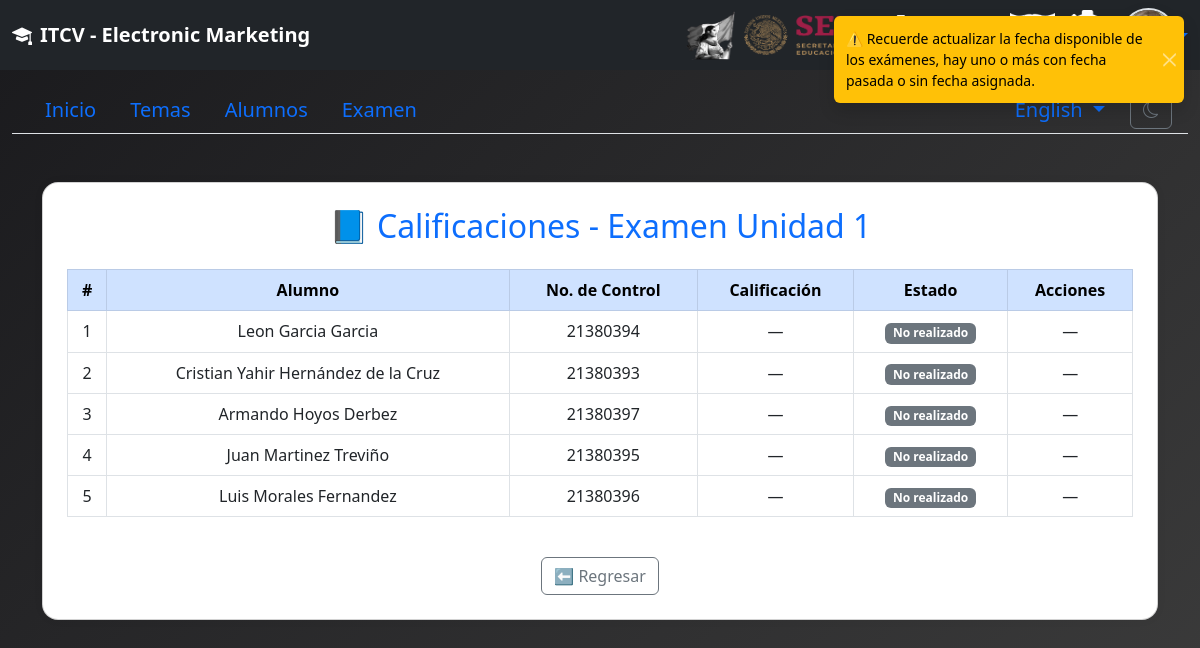
Page /assets/code/profesor/alumnos_calificacion_examenes.php?unidad=1 (signed in) on the committed database.
### tables this page shows
CREATE TABLE `alumnos` (
  `id_usuario` int(11) NOT NULL,
  `nocontrol` int(11) NOT NULL,
  `semestre` int(11) NOT NULL,
  `horas_U1` bigint(20) DEFAULT NULL,
  `horas_U2` bigint(20) DEFAULT NULL,
  `horas_U3` bigint(20) DEFAULT NULL,
  `horas_U4` bigint(20) DEFAULT NULL,
  `horas_U5` bigint(20) DEFAULT NULL,
  PRIMARY KEY (`id_usuario`),
  CONSTRAINT `Alumnos_ibfk_1` FOREIGN KEY (`id_usuario`) REFERENCES `usuarios` (`id_usuario`)
);

CREATE TABLE `usuarios` (
  `id_usuario` int(11) NOT NULL AUTO_INCREMENT,
  `nombres` varchar(100) NOT NULL,
  `apellido_paterno` varchar(40) NOT NULL,
  `apellido_materno` varchar(40) NOT NULL,
  `campus` varchar(150) NOT NULL,
  `pass` varchar(100) NOT NULL,
  `idioma` varchar(2) NOT NULL,
  `id_tipo_usuario` int(11) NOT NULL,
  `fecha_registro` datetime NOT NULL,
  `avatar` varchar(200) DEFAULT NULL,
  PRIMARY KEY (`id_usuario`),
  KEY `id_tipo_usuario` (`id_tipo_usuario`),
  CONSTRAINT `Usuarios_ibfk_1` FOREIGN KEY (`id_tipo_usuario`) REFERENCES `tipo_usuario` (`id_tipo_usuario`)
);

CREATE TABLE `alumnos_calificacion` (
  `id_usuario` int(11) NOT NULL,
  `calf_1` int(11) DEFAULT NULL,
  `calf_2` int(11) DEFAULT NULL,
  `calf_3` int(11) DEFAULT NULL,
  `calf_4` int(11) DEFAULT NULL,
  `calf_5` int(11) DEFAULT NULL,
  `examen_U1` tinyint(1) DEFAULT '0',
  `examen_U2` tinyint(1) DEFAULT '0',
  `examen_U3` tinyint(1) DEFAULT '0',
  `examen_U4` tinyint(1) DEFAULT '0',
  `examen_U5` tinyint(1) DEFAULT '0',
  `tipo_examen_U1` int(11) DEFAULT NULL,
  `tipo_examen_U2` int(11) DEFAULT NULL,
  `tipo_examen_U3` int(11) DEFAULT NULL,
  `tipo_examen_U4` int(11) DEFAULT NULL,
  `tipo_examen_U5` int(11) DEFAULT NULL,
  PRIMARY KEY (`id_usuario`),
  CONSTRAINT `fk_usuario_calificacion` FOREIGN KEY (`id_usuario`) REFERENCES `usuarios` (`id_usuario`) ON DELETE CASCADE ON UPDATE CASCADE
);

### assets/code/profesor/alumnos_calificacion_examenes.php (the view, shortened to what this page needs)
<?php
require_once '../modelo/conexion.php';
$unidad = isset($_GET['unidad']) ? intval($_GET['unidad']) : 0;
$campoCalf = "calf_" . $unidad;
$campoExamen = "examen_U" . $unidad;
$mostrarRecordatorioFecha = false;
if (!isset($_GET['repetir_id'])) {
    $sqlFecha = "SELECT COUNT(*) AS total FROM examen_unidad WHERE (fecha_disponible IS NULL OR fecha_disponible <= NOW()) AND id_examen = ?";
    $stmtFecha = $conn->prepare($sqlFecha);
    $stmtFecha->bind_param("i", $unidad);
    $stmtFecha->execute();
    $resultFecha = $stmtFecha->get_result();
    if ($resultFecha) {
        $rowFecha = $resultFecha->fetch_assoc();
        if (intval($rowFecha['total']) > 0) {
            $mostrarRecordatorioFecha = true;
        }
    }
}
include_once __DIR__ . '/code/navbar_profesor.php';
$sql = "SELECT
            A.id_usuario,
            A.nocontrol,
            U.nombres, U.apellido_paterno, U.apellido_materno,
            AC.$campoCalf AS calificacion,
            AC.$campoExamen AS examen_realizado
        FROM alumnos A
        INNER JOIN usuarios U ON A.id_usuario = U.id_usuario
        LEFT JOIN alumnos_calificacion AC ON A.id_usuario = AC.id_usuario
        ORDER BY U.apellido_paterno, U.nombres";
$result = $conn->query($sql);
?>
<!DOCTYPE html>
<html lang="es">
<head>
  <link href="https://cdn.jsdelivr.net/npm/bootstrap@5.3.0/dist/css/bootstrap.min.css" rel="stylesheet">
</head>
<body>
<div class="container py-5">
  <div class="card p-4">
    <h2 class="mb-4 text-center text-primary">📘 Calificaciones - Examen Unidad <?= $unidad ?></h2>
    <div class="table-responsive">
      <table class="table table-hover table-bordered text-center align-middle">
        <thead class="table-primary">
          <tr>
            <th>#</th>
            <th>Alumno</th>
            <th>No. de Control</th>
            <th>Calificación</th>
            <th>Estado</th>
            <th>Acciones</th>
          </tr>
        </thead>
        <tbody>
          <?php
          if ($result->num_rows === 0) {
              echo "<tr><td colspan='6' class='text-center'>No hay alumnos registrados.</td></tr>";
          } else {
              $contador = 1;
              while ($row = $result->fetch_assoc()) {
                  $nombre = htmlspecialchars($row['nombres'] . ' ' . $row['apellido_paterno'] . ' ' . $row['apellido_materno']);
                  $nocontrol = htmlspecialchars($row['nocontrol'] ?? 'N/A');
                  $examenRealizado = intval($row['examen_realizado'] ?? 0);
                  $calificacion = $row['calificacion'];
                  $id_usuario = intval($row['id_usuario']);
                  if ($examenRealizado && is_numeric($calificacion)) {
                      $calif = htmlspecialchars($calificacion) . " / 100";
                      if ($calificacion >= 70) {
                          $estado = "<span class='badge badge-realizado text-white'>Realizado</span>";
                      } else {
                          $estado = "<span class='badge badge-reprobado text-white'>Reprobado</span>";
                      }
$acciones = "<a href='" . basename(__FILE__) . "?unidad={$unidad}&repetir_id={$id_usuario}&mensaje=ok' class='btn btn-sm btn-outline-warning btn-repetir'>Repetir Examen</a>";
                  } else {
                      $calif = "—";
                      $estado = "<span class='badge badge-no text-white'>No realizado</span>";
                      $acciones = "—";
                  }
                  echo "<tr>
                          <td>{$contador}</td>
                          <td>{$nombre}</td>
                          <td>{$nocontrol}</td>
                          <td>{$calif}</td>
                          <td>{$estado}</td>
                          <td>{$acciones}</td>
                        </tr>";
                  $contador++;
              }
          }
          ?>
        </tbody>
      </table>
    </div>
    <div class="text-center mt-4">
      <a href="examenes.php" class="btn btn-outline-secondary">⬅ Regresar</a>
    </div>
  </div>
</div>
<?php if ($mostrarRecordatorioFecha): ?>
<div class="position-fixed top-0 end-0 p-3" style="z-index: 1100">
  <div id="toastRecordatorioFecha" class="toast align-items-center text-bg-warning border-0" role="alert" aria-live="assertive" aria-atomic="true">
    <div class="d-flex">
      <div class="toast-body">
        ⚠️ Recuerde actualizar la fecha disponible de los exámenes, hay uno o más con fecha pasada o sin fecha asignada.
      </div>
      <button type="button" class="btn-close btn-close-white me-2 m-auto" data-bs-dismiss="toast" aria-label="Cerrar"></button>
    </div>
  </div>
</div>
<?php endif; ?>
</body>
</html>

### assets/code/profesor/code/navbar_profesor.php (shortened to what this page needs)
<?php
$idiomas = ['es' => 'Español', 'en' => 'English'];
$idioma = $_SESSION['idioma'] ?? 'es';
$rutaArchivo = __DIR__ . "/../../../lang/lang_{$idioma}.json";
if (file_exists($rutaArchivo)) {
    $json = file_get_contents($rutaArchivo);
    $textos = json_decode($json, true);
} else {
    $json = file_get_contents(__DIR__ . "/../../../lang/lang_es.json");
    $textos = json_decode($json, true);
}
?>
<!DOCTYPE html>
<html lang="es">
<head>
  <link href="https://cdn.jsdelivr.net/npm/bootstrap@5.3.0/dist/css/bootstrap.min.css" rel="stylesheet">
    <link rel="stylesheet" href="https://cdnjs.cloudflare.com/ajax/libs/font-awesome/5.15.4/css/all.min.css">
  <link href="https://cdn.jsdelivr.net/npm/bootstrap-icons@1.10.5/font/bootstrap-icons.css" rel="stylesheet">
</head>
<body class="d-flex flex-column min-vh-100">
<nav class="navbar navbar-dark navbar-expand-md fixed-top bg-dark">
  <div class="container-fluid">
    <a class="navbar-brand" href="<?php echo $Index; ?>">
      <i class="bi bi-mortarboard-fill me-2"></i>ITCV - <?php echo $textos['titulo']; ?>
    </a>
    <div class="collapse navbar-collapse justify-content-end" id="navbarContenido">
      <div class="d-flex align-items-center flex-wrap justify-content-end">
        <div class="d-flex align-items-center flex-wrap">
          <a class="navbar-brand d-none d-xl-block me-2" href="https://www.gob.mx/">
            <img src="/assets/images/navbar/Gobierno de Mexico 2.png" alt="Gobierno de México 2" width="50" height="50">
          </a>
          <a class="navbar-brand d-none d-lg-block me-2" href="https://www.gob.mx/sep">
            <img src="/assets/images/navbar/Secretaria de Educacion Publica.png" alt="SEP" width="140" height="40">
          </a>
          <a class="navbar-brand d-none d-md-block me-2" href="https://www.tecnm.mx/">
          </a>
          <a class="navbar-brand d-none d-sm-block me-2" href="https://www.itvictoria.edu.mx/">
          </a>
          <a class="navbar-brand d-none d-sm-block me-2" href="https://www.itvictoria.edu.mx/">
          </a>
          </div>
<div class="dropdown">
  <a class="d-flex align-items-center text-decoration-none dropdown-toggle" href="#" id="avatarDropdown" data-bs-toggle="dropdown" aria-expanded="false">
  </a>
</div>
</div>
    </div>
  </div>
</nav>
<div class="container-fluid mt-3">
  <ul class="nav nav-tabs px-3 fs-5 align-items-center">
    <li class="nav-item">
<a class="nav-link <?php echo $page_1; ?>" href="index_profesor.php?lang=<?php echo $idioma; ?>">Inicio</a>
    </li>
    <li class="nav-item">
<a class="nav-link <?php echo $page_2; ?>" href="temas_curso.php?lang=<?php echo $idioma; ?>">Temas</a>
    </li>
    <li class="nav-item">
<a class="nav-link <?php echo $page_2; ?>" href="/assets/code/profesor/alumnos_registrados.php?lang=<?php echo $idioma; ?>">Alumnos</a>
    </li>
    <li class="nav-item">
<a class="nav-link <?php echo $page_2; ?>" href="examenes.php?lang=<?php echo $idioma; ?>">Examen</a>
    </li>
<li class="nav-item dropdown ms-auto">
  <a class="nav-link dropdown-toggle" title="Cambiar Idioma" data-bs-toggle="dropdown" href="#" role="button" aria-expanded="false">
    <?= $idiomas[$idioma] ?? 'Idioma' ?>
  </a>
</li>
    <li class="nav-item ms-2">
      <button id="toggleMode" class="btn btn-outline-secondary" title="Cambiar modo">
        <i id="modeIcon" class="bi bi-moon"></i>
      </button>
    </li>
  </ul>
</div>

### assets/code/profesor/code/navbar_profesor.php (style rules this page uses)
body { padding-top: 70px; background: linear-gradient(135deg, #1a1a1d, #3c3c3c); color: #f1f1f1; font-family: 'Segoe UI', Tahoma, Geneva, Verdana, sans-serif; }
.navbar { height: 70px; }
.navbar-brand { font-weight: bold; font-size: 1.3rem; }

### assets/code/profesor/alumnos_calificacion_examenes.php (style rules this page uses)
body { background-color: #f8f9fa; }
.card { border-radius: 1rem; box-shadow: 0 0 10px rgba(0,0,0,0.05); }
.table th, .table td { vertical-align: middle; }
.badge-no { background-color: #6c757d; }

### rows in the picture
alumnos: id_usuario.apellido_materno "Leon Garcia Garcia", nocontrol "21380394", alumnos_calificacion.examen_U1 "—"
alumnos: id_usuario.apellido_materno "Cristian Yahir Hernández de la Cruz", nocontrol "21380393", alumnos_calificacion.examen_U1 "—"
alumnos: id_usuario.apellido_materno "Armando Hoyos Derbez", nocontrol "21380397", calif "—", acciones "—"
alumnos: id_usuario.apellido_materno "Juan Martinez Treviño", nocontrol "21380395", alumnos_calificacion.examen_U1 "—"
alumnos: id_usuario.apellido_materno "Luis Morales Fernandez", nocontrol "21380396", alumnos_calificacion.examen_U1 "—"

### other values in the picture
$textos['titulo'] "Electronic Marketing"
$idiomas[$idioma] "English"
$unidad "1"
